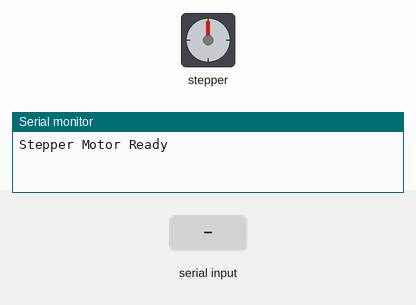
Recording of a sketch running on a simulated Arduino Uno, built with avr-gcc and run on an emulated ATmega328P. On the bench: stepper motor, the last lines printed to the serial monitor. The inputs (shaded band) are chosen by the test bench. Stepper angles assume 2048 steps per turn.

Above: at 1.2 s.
1.3 s: "1\n" received over Serial
At 1.46 s:
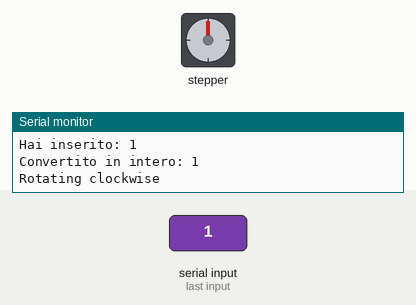
At 2.09 s:
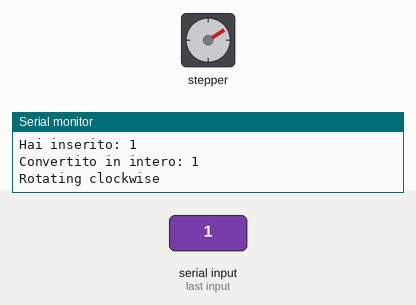
4.3 s: "2\n" received over Serial
At 5.55 s:
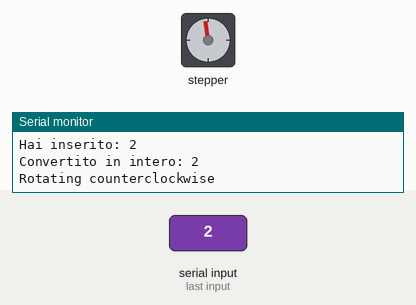
Timing chart, 0 to 10.9 s (numbered marks = the images above; inputs shaded):
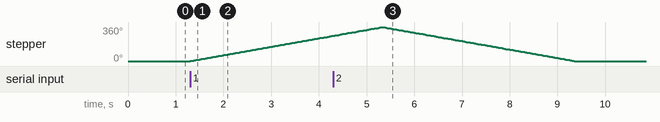

The sketch:

official-pulley.ino
```cpp
#include <Stepper.h>

// Define the number of steps per revolution for the motor
const int stepsPerRevolution = 2048;

// Create a Stepper object
Stepper myStepper(stepsPerRevolution, 8, 10, 9, 11);

void setup() {
  // Set the speed of the motor to 15 RPM
  myStepper.setSpeed(15);
  Serial.begin(9600);
  Serial.println();
  Serial.println("Stepper Motor Ready");
}

void loop() {
  if (Serial.available() > 0) {
    String input = Serial.readStringUntil('\n');
    input.trim();

    Serial.print("Hai inserito: ");
    Serial.println(input);

    // Se vuoi convertirlo in numero intero
    int value = input.toInt();
    Serial.print("Convertito in intero: ");
    Serial.println(value);

    if (value == 1) {
      Serial.println("Rotating clockwise");
      myStepper.step(stepsPerRevolution);
    } else if (value == 2) {
      Serial.println("Rotating counterclockwise");
      myStepper.step(-stepsPerRevolution);
    }
  }
}
```

Measured:
- after the input at 1.3 s, stepper: keeps turning clockwise at about 90°/s, starting at once
